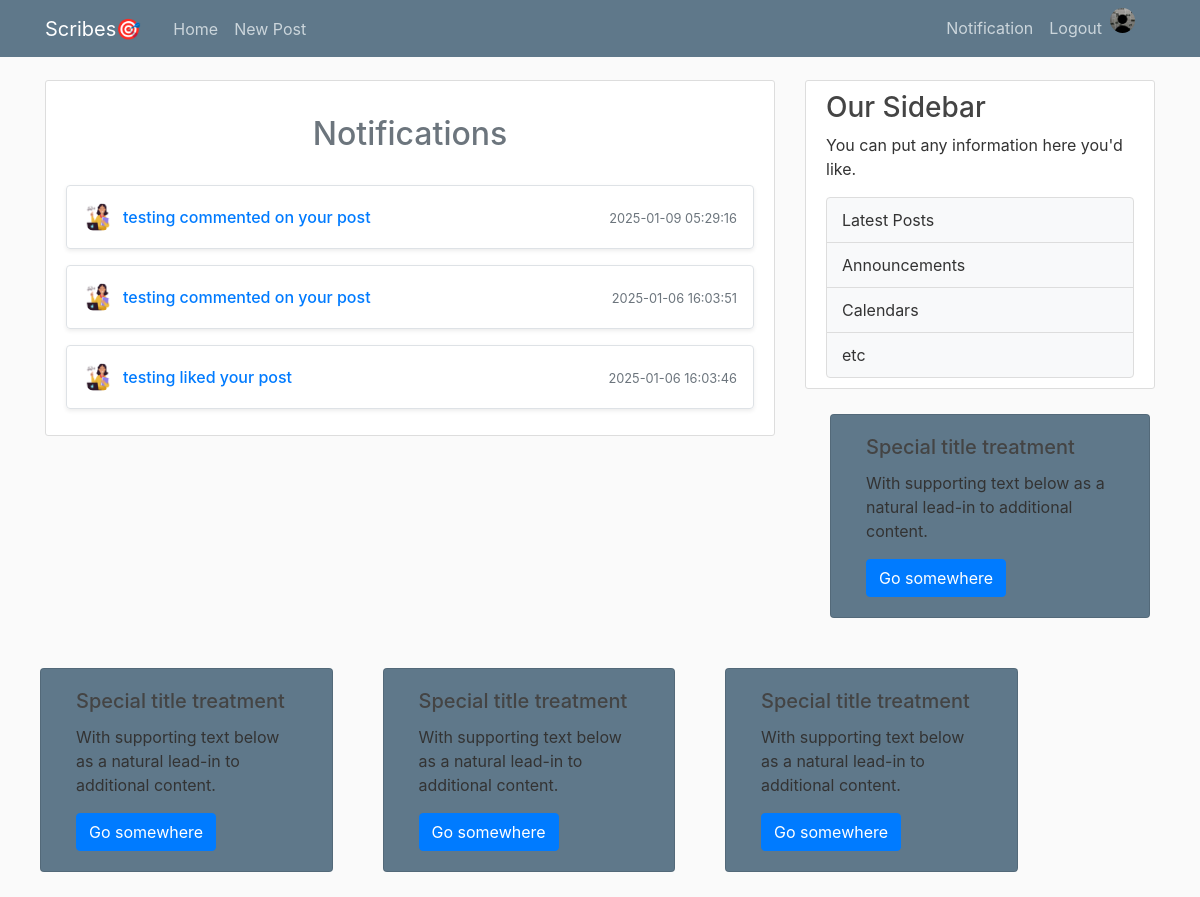
Before: /notification (signed in) with the older database file.
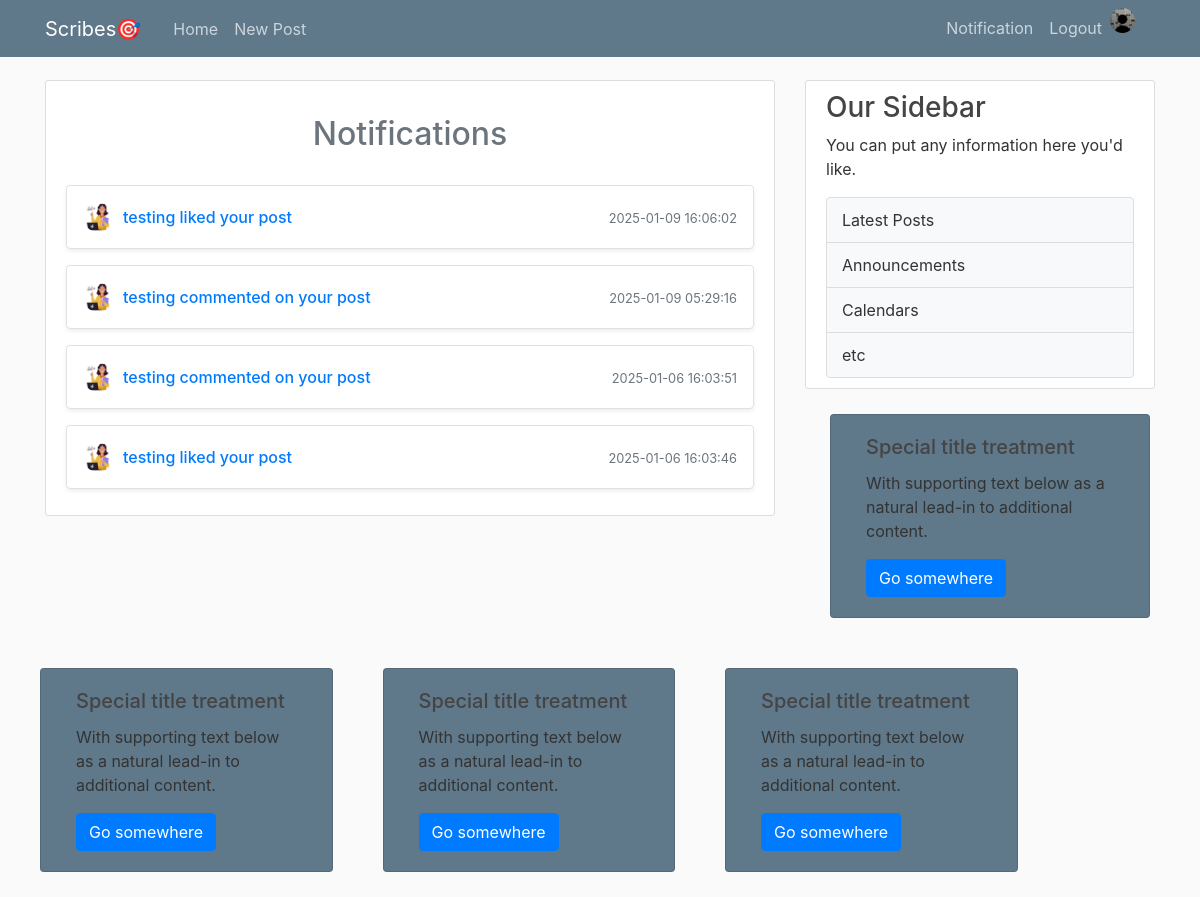
After: the same page with the newer database file.
### flaskblog/models.py (models this page shows, shortened)
class User(db.Model, UserMixin):
    id = db.Column(db.Integer, primary_key=True)
    username = db.Column(db.String(20), nullable=False, unique=True)
    email = db.Column(db.String(120), nullable=False, unique=True)
    image_file = db.Column(db.String(20), nullable=False, default='default.jpg')
    password = db.Column(db.String(60), nullable=False)
    posts = db.relationship('Post', backref='author', lazy=True)
    is_admin = db.Column(db.Boolean, nullable=False,default=False)
    Biography= db.Column(db.Text, nullable=False,default='Add A Brief Description About Yourself')
    def __repr__(self):
        return f"User('{self.username}', '{self.email}', '{self.image_file}','{self.is_admin}')"

class Notification(db.Model):
    id = db.Column(db.Integer, primary_key=True)
    user_id = db.Column(db.Integer, db.ForeignKey('user.id'), nullable=False)
    content = db.Column(db.Text, nullable=False)
    date = db.Column(db.DateTime, nullable=False, default=datetime.utcnow)
    initiator= db.Column(db.Integer, nullable=False,default=None)
    post_id = db.Column(db.Integer, db.ForeignKey('post.id'), nullable=False)
    user = db.relationship('User', backref=db.backref('notifications', lazy=True))
    post = db.relationship('Post', backref=db.backref('notifications', lazy=True))
    def __repr__(self):
         return f"Notification('{self.content}','{self.user}')"

### flaskblog/routes.py (the view)
@app.route('/notification', methods=['GET', 'POST'])
def notification():
    notifications = Notification.query.filter_by(user_id=current_user.id).order_by(Notification.date.desc())
    enriched_notifications = []
    for notification in notifications:
        initiator = User.query.get(notification.initiator)  # Fetch the initiator
        enriched_notifications.append({
            'notification': notification,
            'initiator': initiator
        })
        print(enriched_notifications)
    image_file = url_for('static', filename='profile_pics/' + current_user.image_file)
    return render_template('Notification.html',title='Notification',notifications=enriched_notifications,image_file=image_file)

### flaskblog/models.py (called while the page is built)
@login_manager.user_loader
def load_user(user_id):
    return User.query.get(int(user_id))

### flaskblog/templates/Notification.html
{% extends "layout.html" %}
{% block content %}
<div class="content-section">
    <div class="comments-section mt-4">
        <h2 class="text-center text-secondary"><a>Notifications</a></h2><br>
        {% for enriched_notification in notifications %}
            {% set notification = enriched_notification.notification %}
            {% set initiator = enriched_notification.initiator %}
            <div class="comments mb-3 p-3 rounded border shadow-sm">
                <div class="d-flex justify-content-between align-items-center">
                    <div class="d-flex align-items-center">
                        <img class="rounded-circle article-img2 me-2"
                             src="{{ url_for('static', filename='profile_pics/' + initiator.image_file) }}" alt="Profile Picture">
                        <div>
                            <h6 class="mb-0 text-primary">
                                <a href="{{ url_for('post_detail', title=notification.post.title) }}">
                                    {{ notification.content }}
                                </a>
                            </h6>
                        </div>
                    </div>
                    <div class="text-muted">
                        <small>
                            {{ notification.date.strftime('%Y-%m-%d %H:%M:%S') }}
                        </small>
                    </div>
                </div>
            </div>
        {% else %}
            <h3 class="text-primary text-center" style="color: #428bca;">No notification yet!</h3>
        {% endfor %}
    </div>
</div>
{% endblock content %}

Changed rows visible on the page:
added Notification: content "testing liked your post", date "2025-01-09 16:06:02"
